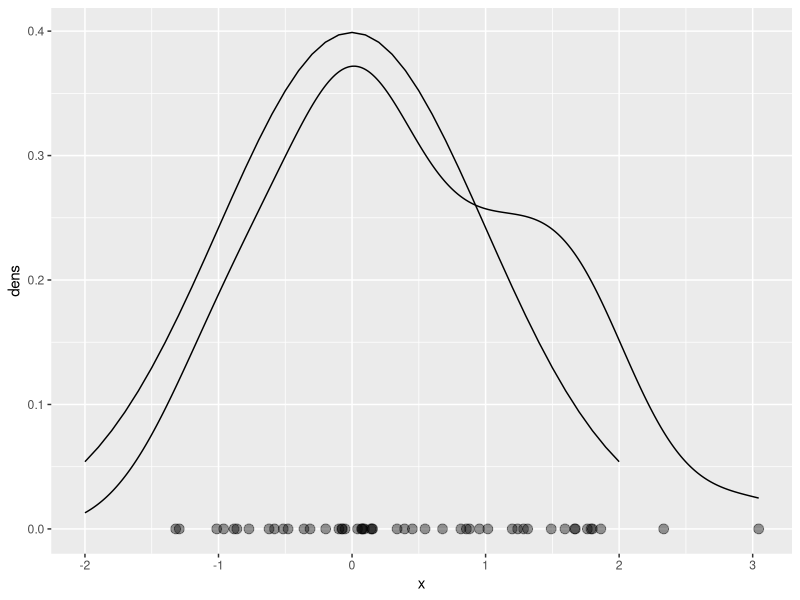

Source code (R):
library(tidyverse)

density_func <- tibble(x = seq(-2, 2, 0.1)) %>% 
  mutate(dens = dnorm(x = x, mean = 0, sd = 1))

set.seed(0)
randomized_dots <- tibble(rnd = rnorm(n = 1000, mean = 0.4, sd = 1.1))

# Demonstrate by changing this:

num_points <- 50

ggplot(density_func, aes(x = x, y = dens)) + 
  geom_line() + 
  geom_density(data = randomized_dots[1:num_points,], aes(rnd), inherit.aes = F) + 
  geom_point(data = randomized_dots[1:num_points,], 
             aes(x = rnd, y = 0), alpha = 0.4, inherit.aes = F, size = 3)